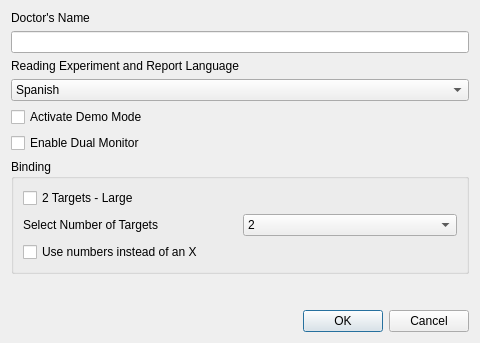
<?xml version="1.0" encoding="UTF-8"?>
<ui version="4.0">
 <class>SettingsDialog</class>
 <widget class="QDialog" name="SettingsDialog">
  <property name="geometry">
   <rect>
    <x>0</x>
    <y>0</y>
    <width>480</width>
    <height>343</height>
   </rect>
  </property>
  <property name="windowTitle">
   <string>Configure Settings</string>
  </property>
  <layout class="QVBoxLayout" name="verticalLayout_2">
   <item>
    <widget class="QLabel" name="label">
     <property name="text">
      <string>Doctor's Name</string>
     </property>
    </widget>
   </item>
   <item>
    <widget class="QLineEdit" name="leDoctorName"/>
   </item>
   <item>
    <widget class="QLabel" name="label_2">
     <property name="text">
      <string>Reading Experiment and Report Language</string>
     </property>
    </widget>
   </item>
   <item>
    <widget class="QComboBox" name="cbLangReport">
     <item>
      <property name="text">
       <string>Spanish</string>
      </property>
     </item>
     <item>
      <property name="text">
       <string>English</string>
      </property>
     </item>
    </widget>
   </item>
   <item>
    <widget class="QCheckBox" name="cbDemoMode">
     <property name="text">
      <string>Activate Demo Mode</string>
     </property>
    </widget>
   </item>
   <item>
    <widget class="QCheckBox" name="cbEnableDualMonitor">
     <property name="text">
      <string>Enable Dual Monitor</string>
     </property>
    </widget>
   </item>
   <item>
    <widget class="QGroupBox" name="groupBox">
     <property name="title">
      <string>Binding</string>
     </property>
     <layout class="QVBoxLayout" name="verticalLayout">
      <item>
       <widget class="QCheckBox" name="cbBindingDefault">
        <property name="text">
         <string>2 Targets - Large</string>
        </property>
       </widget>
      </item>
      <item>
       <layout class="QHBoxLayout" name="horizontalLayout">
        <item>
         <widget class="QLabel" name="label_3">
          <property name="text">
           <string>Select Number of Targets</string>
          </property>
         </widget>
        </item>
        <item>
         <widget class="QComboBox" name="cboxBindingNumberOfTargets">
          <item>
           <property name="text">
            <string>2</string>
           </property>
          </item>
          <item>
           <property name="text">
            <string>3</string>
           </property>
          </item>
          <item>
           <property name="text">
            <string>4</string>
           </property>
          </item>
         </widget>
        </item>
       </layout>
      </item>
      <item>
       <widget class="QCheckBox" name="cbBindingUseNumbers">
        <property name="text">
         <string>Use numbers instead of an X</string>
        </property>
       </widget>
      </item>
     </layout>
    </widget>
   </item>
   <item>
    <spacer name="verticalSpacer">
     <property name="orientation">
      <enum>Qt::Vertical</enum>
     </property>
     <property name="sizeHint" stdset="0">
      <size>
       <width>20</width>
       <height>40</height>
      </size>
     </property>
    </spacer>
   </item>
   <item>
    <layout class="QHBoxLayout" name="horizontalLayout_2">
     <item>
      <spacer name="horizontalSpacer">
       <property name="orientation">
        <enum>Qt::Horizontal</enum>
       </property>
       <property name="sizeHint" stdset="0">
        <size>
         <width>40</width>
         <height>20</height>
        </size>
       </property>
      </spacer>
     </item>
     <item>
      <widget class="QPushButton" name="pbOk">
       <property name="text">
        <string>OK</string>
       </property>
      </widget>
     </item>
     <item>
      <widget class="QPushButton" name="pbCancel">
       <property name="text">
        <string>Cancel</string>
       </property>
      </widget>
     </item>
    </layout>
   </item>
  </layout>
 </widget>
 <resources/>
 <connections>
  <connection>
   <sender>pbOk</sender>
   <signal>clicked()</signal>
   <receiver>SettingsDialog</receiver>
   <slot>accept()</slot>
   <hints>
    <hint type="sourcelabel">
     <x>531</x>
     <y>316</y>
    </hint>
    <hint type="destinationlabel">
     <x>372</x>
     <y>308</y>
    </hint>
   </hints>
  </connection>
  <connection>
   <sender>pbCancel</sender>
   <signal>clicked()</signal>
   <receiver>SettingsDialog</receiver>
   <slot>reject()</slot>
   <hints>
    <hint type="sourcelabel">
     <x>625</x>
     <y>318</y>
    </hint>
    <hint type="destinationlabel">
     <x>244</x>
     <y>317</y>
    </hint>
   </hints>
  </connection>
 </connections>
</ui>
